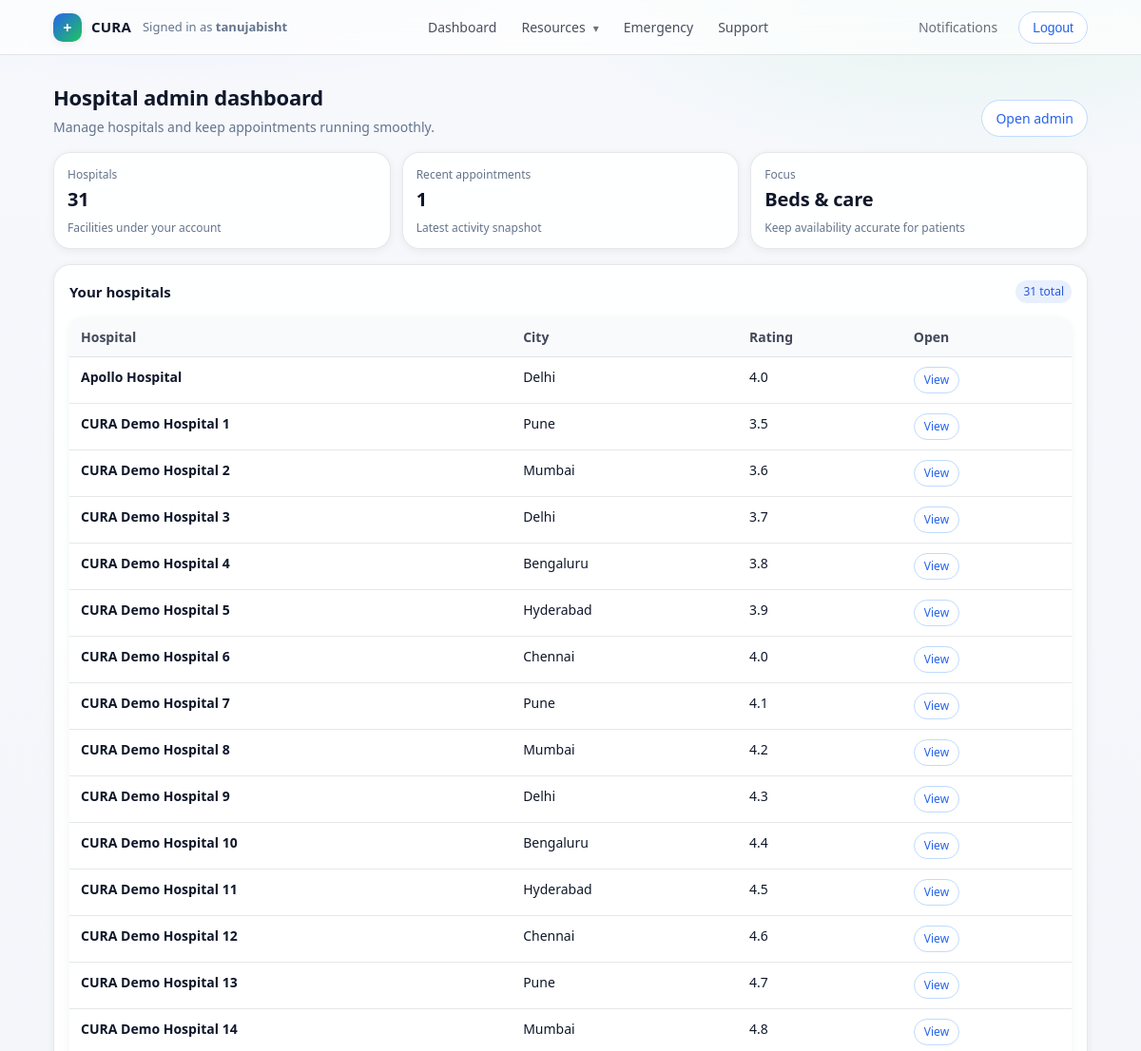
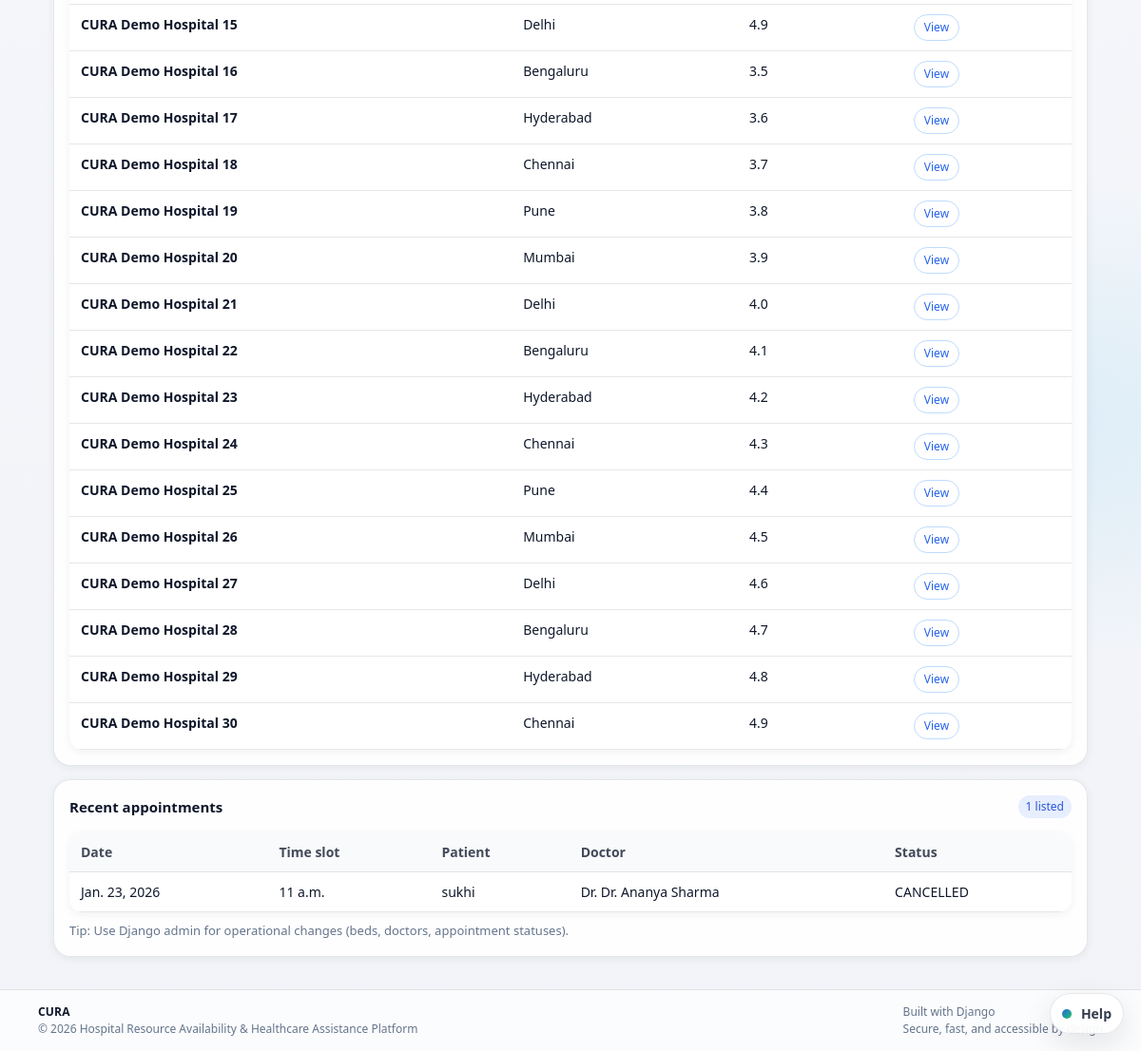
/core/dashboard/hospital-admin/ (signed in), run on an earlier commit of the app's database (2 pictures, top to bottom).
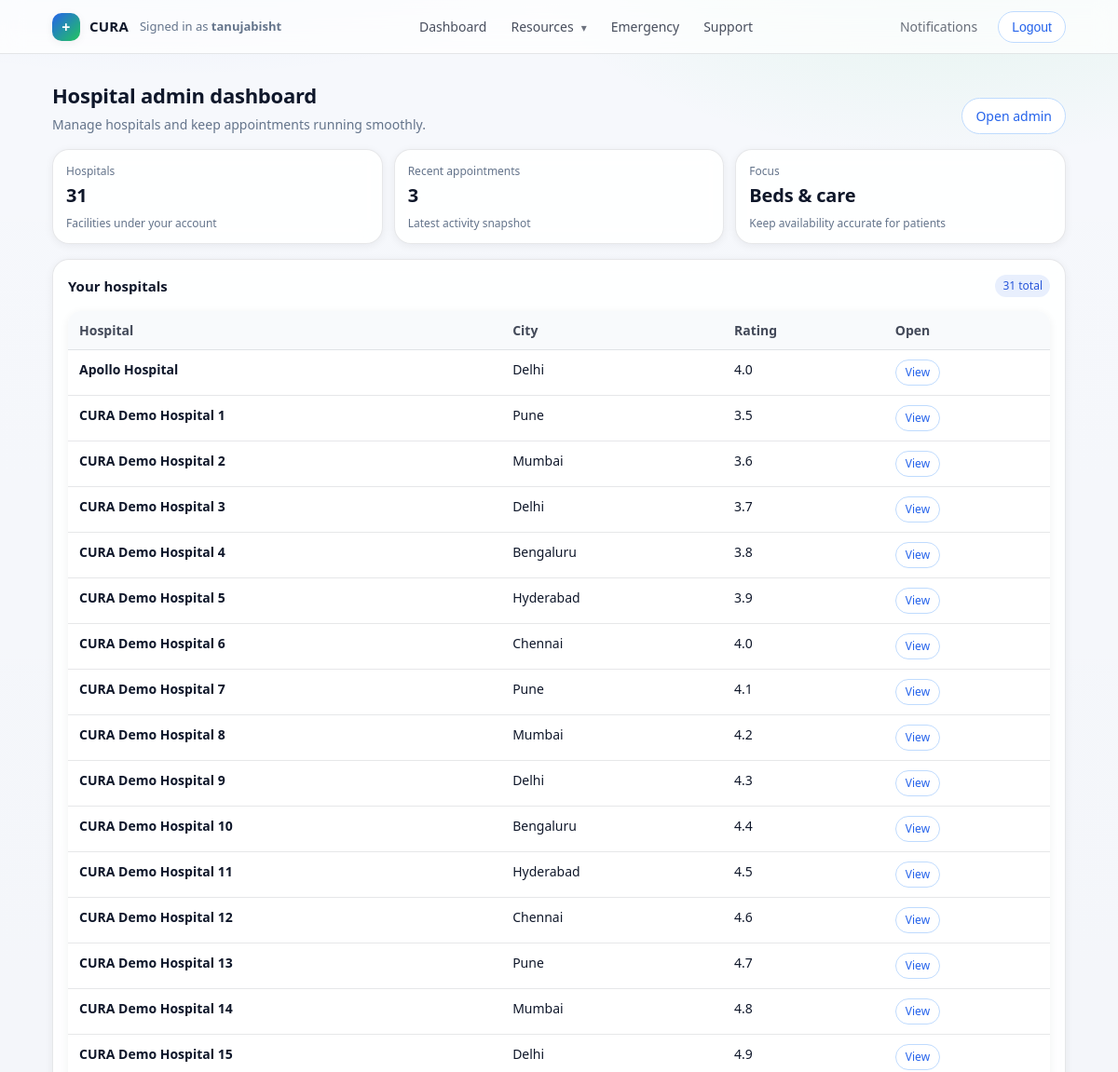
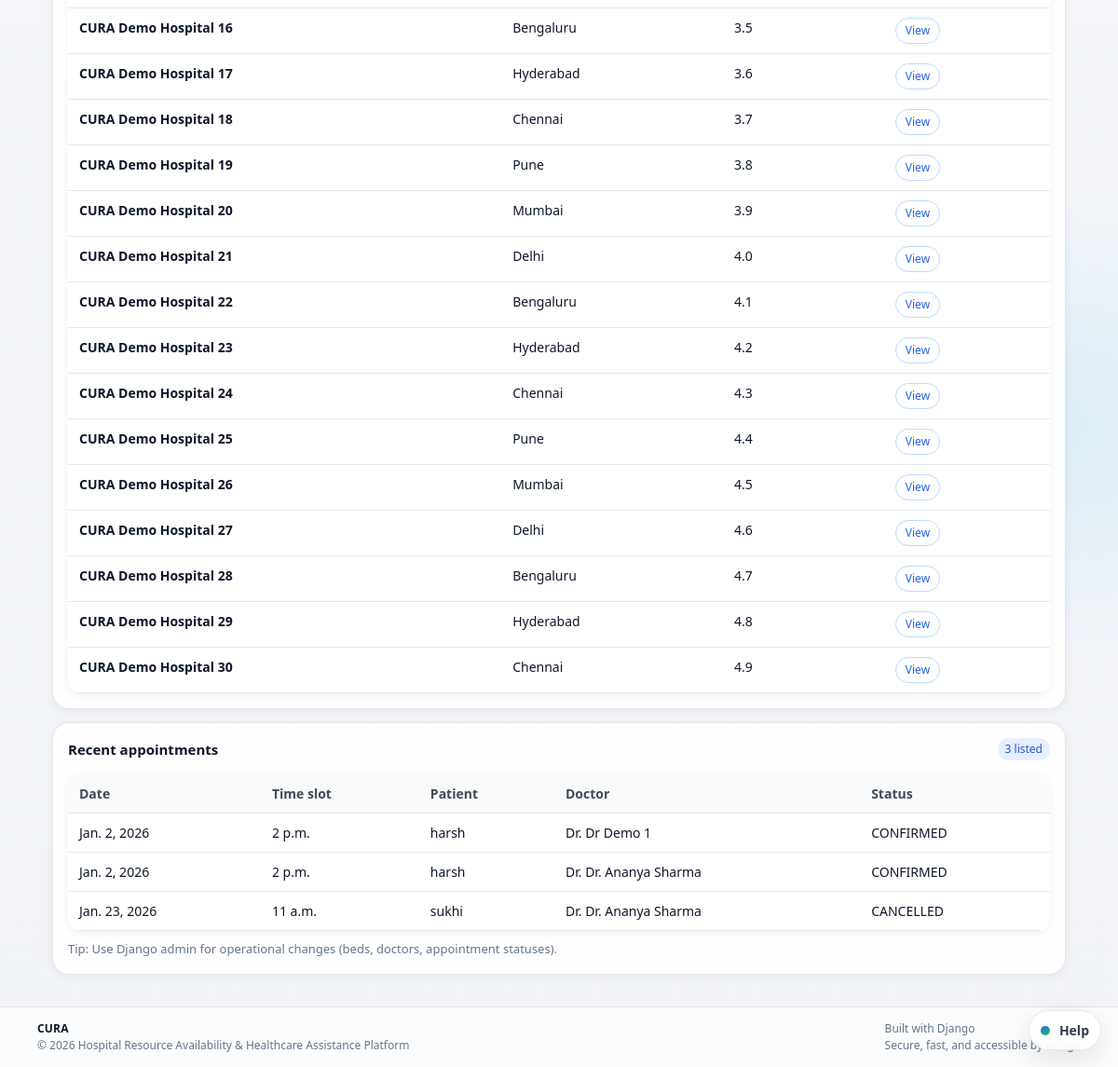
And on a later commit of the database (2 pictures, top to bottom).
### core/models.py (models this page shows, shortened)
class Hospital(models.Model):
    name = models.CharField(max_length=255)
    address = models.TextField()
    city = models.CharField(max_length=100)
    state = models.CharField(max_length=100)
    hospital_type = models.CharField(
        max_length=100,
        blank=True,
        help_text="e.g. Multispeciality, Cardiac Center, Children’s Hospital",
    )
    established_year = models.PositiveIntegerField(
        null=True,
        blank=True,
        help_text="Year the hospital was established",
    )
    website = models.URLField(blank=True)
    image_url = models.URLField(
        blank=True,
        help_text="Optional hero/cover image shown on the hospital detail page",
    )
    rating = models.DecimalField(max_digits=2, decimal_places=1, default=3.0)
    contact_phone = models.CharField(max_length=20)
    emergency_contact = models.CharField(max_length=20)
    support_24_7 = models.BooleanField(default=True)
    specialties_offered = models.CharField(
        max_length=255,
        blank=True,
        help_text="Comma-separated list of key specialties (Cardiology, Neurology, etc.)",
    )

class Appointment(models.Model):
    STATUS_CHOICES = [
        ('PENDING', 'Pending'),
        ('CONFIRMED', 'Confirmed'),
        ('CANCELLED', 'Cancelled'),
    ]
    patient = models.ForeignKey(settings.AUTH_USER_MODEL, on_delete=models.CASCADE, related_name='appointments')
    doctor = models.ForeignKey(Doctor, on_delete=models.CASCADE, related_name='appointments')
    date = models.DateField()
    time_slot = models.TimeField()
    status = models.CharField(max_length=20, choices=STATUS_CHOICES, default='PENDING')
    created_at = models.DateTimeField(auto_now_add=True)

class Doctor(models.Model):
    SPECIALITY_CHOICES = [
        ('Cardiology', 'Cardiology'),
        ('Neurology', 'Neurology'),
        ('Orthopedics', 'Orthopedics'),
        ('General', 'General Physician'),
    ]
    hospital = models.ForeignKey(Hospital, on_delete=models.CASCADE, related_name='doctors')
    name = models.CharField(max_length=255)
    speciality = models.CharField(max_length=100, choices=SPECIALITY_CHOICES)
    experience_years = models.PositiveIntegerField()
    consultation_fee = models.DecimalField(max_digits=8, decimal_places=2)
    qualification = models.CharField(
        max_length=255,
        blank=True,
        help_text="e.g. MBBS, MD (Cardiology)",
    )
    rating = models.DecimalField(
        max_digits=2,
        decimal_places=1,
        default=4.5,
        help_text="Average patient rating out of 5",
    )
    available_from = models.TimeField()
    available_to = models.TimeField()
    languages_spoken = models.CharField(max_length=255)
    city = models.CharField(max_length=100)
    is_active = models.BooleanField(default=True)

### core/views.py (the view)
        @login_required
        def _wrapped(request, *args, **kwargs):
            try:
                role = request.user.userprofile.role
            except UserProfile.DoesNotExist:
                if request.user.is_staff or request.user.is_superuser:
                    return view_func(request, *args, **kwargs)
                messages.error(request, 'Role not assigned. Contact admin.')
                return redirect('home')
            if role not in allowed_roles:
                messages.error(request, 'You are not authorized to view this page.')
                return redirect('dashboard')
            return view_func(request, *args, **kwargs)

### core/context_processors.py (called while the page is built)
def user_role(request):
    role = None
    if request.user.is_authenticated:
        try:
            role = request.user.userprofile.role
        except UserProfile.DoesNotExist:
            role = None
    cart_count = 0
    if request.user.is_authenticated:
        cart = (
            Cart.objects.filter(user=request.user, is_active=True)
            .prefetch_related('items')
            .first()
        )
        if cart:
            cart_count = cart.total_items()
    return {
        'current_role': role,
        'cart_item_count': cart_count,
    }

### core/views.py (called while the page is built)
def role_required(allowed_roles):
    def decorator(view_func):
        @login_required
        def _wrapped(request, *args, **kwargs):
            try:
                role = request.user.userprofile.role
            except UserProfile.DoesNotExist:
                if request.user.is_staff or request.user.is_superuser:
                    return view_func(request, *args, **kwargs)
                messages.error(request, 'Role not assigned. Contact admin.')
                return redirect('home')
            if role not in allowed_roles:
                messages.error(request, 'You are not authorized to view this page.')
                return redirect('dashboard')
            return view_func(request, *args, **kwargs)
        return _wrapped
    return decorator

@login_required
@role_required(['HOSPITAL_ADMIN'])
def hospital_admin_dashboard(request):
    hospitals = Hospital.objects.all()
    appointments = Appointment.objects.select_related('doctor', 'patient').order_by('-created_at')[:10]
    return render(request, 'core/dashboards/hospital_admin_dashboard.html', {
        'hospitals': hospitals,
        'appointments': appointments,
    })

### templates/core/dashboards/hospital_admin_dashboard.html
{% extends 'base.html' %}
{% block content %}
<div class="page-header">
    <div>
        <h2 class="page-title">Hospital admin dashboard</h2>
        <p class="page-subtitle">Manage hospitals and keep appointments running smoothly.</p>
    </div>
    <div>
        <a class="btn btn-outline" href="/admin/" rel="noopener">Open admin</a>
    </div>
</div>
<div class="kpi-grid">
    <div class="kpi-card">
        <div class="kpi-label">Hospitals</div>
        <div class="kpi-value">{% if hospitals %}{{ hospitals|length }}{% else %}0{% endif %}</div>
        <div class="kpi-meta">Facilities under your account</div>
    </div>
    <div class="kpi-card">
        <div class="kpi-label">Recent appointments</div>
        <div class="kpi-value">{% if appointments %}{{ appointments|length }}{% else %}0{% endif %}</div>
        <div class="kpi-meta">Latest activity snapshot</div>
    </div>
    <div class="kpi-card">
        <div class="kpi-label">Focus</div>
        <div class="kpi-value">Beds &amp; care</div>
        <div class="kpi-meta">Keep availability accurate for patients</div>
    </div>
</div>
<div class="stack">
    <section class="card">
        <div class="card-header">
            <h3>Your hospitals</h3>
            <span class="pill-status">{% if hospitals %}{{ hospitals|length }} total{% else %}None yet{% endif %}</span>
        </div>
        {% if hospitals %}
            <table class="table">
                <thead>
                    <tr>
                        <th>Hospital</th>
                        <th>City</th>
                        <th>Rating</th>
                        <th>Open</th>
                    </tr>
                </thead>
                <tbody>
                    {% for h in hospitals %}
                        <tr>
                            <td><strong>{{ h.name }}</strong></td>
                            <td>{{ h.city }}</td>
                            <td>{% if h.rating %}{{ h.rating }}{% else %}<span class="card-muted">—</span>{% endif %}</td>
                            <td><a class="btn btn-small btn-outline" href="{% url 'hospital_detail' h.id %}">View</a></td>
                        </tr>
                    {% endfor %}
                </tbody>
            </table>
        {% else %}
            <div class="empty">No hospitals configured yet. Add one in the admin panel to start managing beds and doctors.</div>
        {% endif %}
    </section>
    <section class="card">
        <div class="card-header">
            <h3>Recent appointments</h3>
            <span class="pill-status">{% if appointments %}{{ appointments|length }} listed{% else %}No data{% endif %}</span>
        </div>
        {% if appointments %}
            <table class="table">
                <thead>
                    <tr>
                        <th>Date</th>
                        <th>Time slot</th>
                        <th>Patient</th>
                        <th>Doctor</th>
                        <th>Status</th>
                    </tr>
                </thead>
                <tbody>
                    {% for a in appointments %}
                        <tr>
                            <td>{{ a.date }}</td>
                            <td>{{ a.time_slot }}</td>
                            <td>{{ a.patient.username }}</td>
                            <td>Dr. {{ a.doctor.name }}</td>
                            <td>{{ a.status }}</td>
                        </tr>
                    {% endfor %}
                </tbody>
            </table>
        {% else %}
            <div class="empty">No appointments yet. When patients start booking, they’ll appear here.</div>
        {% endif %}
        <p class="card-muted" style="margin:10px 0 0;">Tip: Use Django admin for operational changes (beds, doctors, appointment statuses).</p>
    </section>
</div>
{% endblock %}

### templates/base.html (shortened to what this page needs)
<!doctype html>
<html lang="en">
  <head>
    {% load static %}
    <link rel="stylesheet" href="{% static 'css/styles.css' %}" />
  </head>
  <body>
    <header class="app-header">
      <div class="app-nav">
        <div class="app-nav-left">
          <a href="{% url 'home' %}" class="brand">
            <span class="brand-mark" aria-hidden="true">+</span>
            <span class="brand-text">CURA</span>
          </a>
          {% if user.is_authenticated %}
          <span class="nav-user"
            >Signed in as <strong>{{ user.username }}</strong></span
          >
          {% endif %}
        </div>
        <nav class="app-nav-center" aria-label="Primary">
          {% if user.is_authenticated %}
          <a href="{% url 'dashboard' %}" class="nav-item">Dashboard</a>
          <details class="nav-dd">
            <summary class="nav-item nav-dd-summary">Resources</summary>
          </details>
          <a href="{% url 'emergency_contacts' %}" class="nav-item"
            >Emergency</a
          >
          <a href="{% url 'support_request_create' %}" class="nav-item"
            >Support</a
          >
           {% else %}
          <a href="{% url 'home' %}" class="nav-item">Home</a>
          {% endif %}
        </nav>
        <div class="app-nav-right">
          {% if user.is_authenticated %}
          <a
            href="{% url 'notifications_list' %}"
            class="nav-item nav-item-muted"
            >Notifications</a
          >
          <form
            action="{% url 'logout' %}"
            method="post"
            style="display: inline"
          >
            <button type="submit" class="btn btn-outline">Logout</button>
          </form>
          {% else %}
          <a href="{% url 'login' %}" class="btn btn-primary">Login</a>
          <a href="{% url 'register' %}" class="btn btn-ghost">Register</a>
          {% endif %}
        </div>
      </div>
    </header>
    <main class="page">
       {% block content %}{% endblock %}
    </main>
    <footer class="footer">
      <div class="footer-inner">
        <div class="footer-left">
          <div class="footer-brand">CURA</div>
          <div class="footer-sub">
            &copy; {% now "Y" %} Hospital Resource Availability &amp; Healthcare
            Assistance Platform
          </div>
        </div>
        <div class="footer-right">
          <div>Built with Django</div>
          <div class="footer-sub">Secure, fast, and accessible by design</div>
        </div>
      </div>
    </footer>
    <div class="assistant-widget" id="assistantWidget">
      <details class="assistant-panel" id="assistantPanel">
        <summary class="assistant-fab" aria-label="Open CURA Assistant">
          <span class="assistant-fab-dot" aria-hidden="true"></span>
          <span class="assistant-fab-label">Help</span>
        </summary>
      </details>
    </div>
  </body>
</html>

What changed in the data, as far as the page shows it:
added Appointment: date "Jan. 2, 2026", time_slot "2 p.m.", patient.username "harsh", doctor.name "Dr Demo 1", status "CONFIRMED"
added Appointment: date "Jan. 2, 2026", time_slot "2 p.m.", patient.username "harsh", doctor.name "Dr. Ananya Sharma", status "CONFIRMED"
Also different on the page:
{{ appointments|length }}: "1" → "3"
